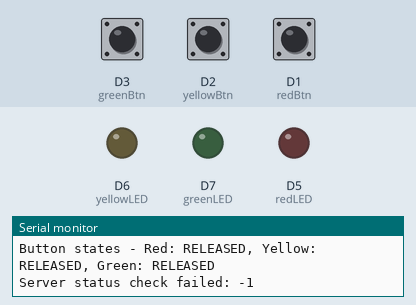
The sketch below on a simulated ESP8266 (NodeMCU). On the bench: output pins drawn as LEDs (lit = HIGH), the last lines printed to the serial monitor. Inputs (shaded band) come from the test bench; at power-on: D3 (greenBtn) HIGH, D2 (yellowBtn) HIGH, D1 (redBtn) HIGH. WiFi joins after 1.5 s; servers stay silent unless stated.

Above: at 5.8 s.
5.9 s: D3 (greenBtn) pulled LOW for 0.15 s
At 7.1 s:
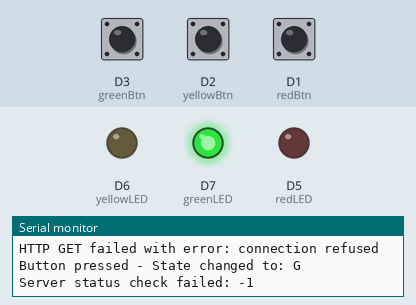
7.5 s: D2 (yellowBtn) pulled LOW for 0.15 s
At 8.7 s:
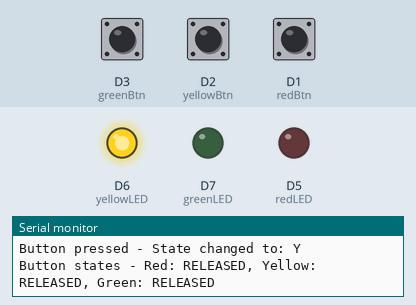
9.1 s: D1 (redBtn) pulled LOW for 1 s
At 10.0 s:
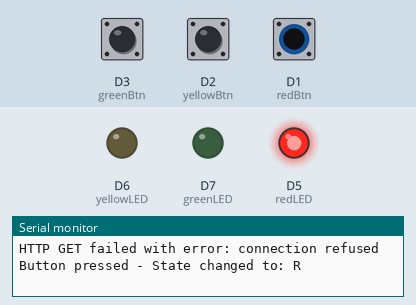
11.6 s: D3 (greenBtn) pulled LOW for 1 s
At 12.2 s:
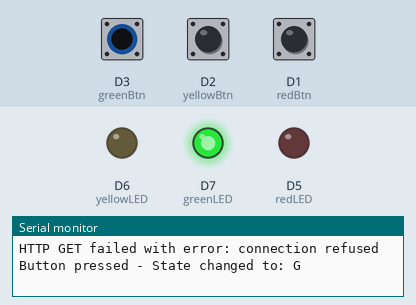
14.1 s: D2 (yellowBtn) pulled LOW for 1 s
At 14.7 s:
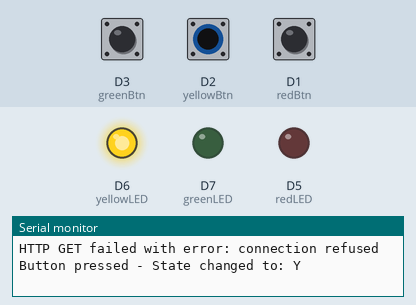
16.6 s: D1 (redBtn) pulled LOW for 1 s
At 17.1 s:
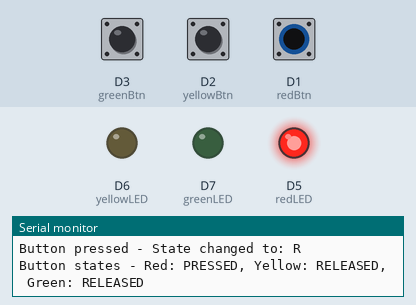
Timing chart, 0 to 19.6 s (numbered marks = the images above; inputs shaded):
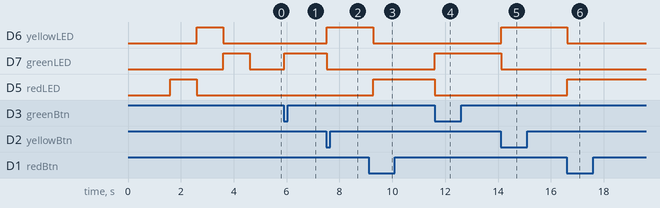

Measured:
- after the input at 5.9 s, D7 (greenLED): LOW → HIGH at once
- after the input at 7.5 s, D6 (yellowLED): LOW → HIGH at once; D7 (greenLED): HIGH → LOW at once
- after the input at 9.1 s, D6 (yellowLED): HIGH → LOW after 0.19 s; D5 (redLED): LOW → HIGH after 0.19 s
- after the input at 11.6 s, D7 (greenLED): LOW → HIGH at once; D5 (redLED): HIGH → LOW at once
- after the input at 14.1 s, D6 (yellowLED): LOW → HIGH at once; D7 (greenLED): HIGH → LOW at once
- after the input at 16.6 s, D6 (yellowLED): HIGH → LOW at once; D5 (redLED): LOW → HIGH at once

The sketch:

sketch_jun2a.ino
```cpp
#include <ESP8266WiFi.h>
#include <ESP8266HTTPClient.h>
#include <WiFiClientSecure.h>

// Wi-Fi credentials
const char* ssid = "Teacher";
const char* password = "2024@Teacher";

// Flask server endpoints
const char* baseFlaskURL = "https://traffic-iot-test.onrender.com";
const char* setEndpoint = "/set";
const char* statusEndpoint = "/api/status";

// LED pins
const int redLED = D5;
const int yellowLED = D6;
const int greenLED = D7;

// Button pins
const int redBtn = D1;
const int yellowBtn = D2;
const int greenBtn = D3;

// State tracking
char currentLEDState = ' '; // Current LED state
char lastSentState = ' ';  // Last state sent to server
String lastServerState = ""; // Last state received from server

// Timing variables
unsigned long lastButtonPress = 0;
unsigned long lastServerCheck = 0;
const unsigned long debounceDelay = 300;
const unsigned long serverCheckInterval = 2000; // Check server every 2 seconds

void setup() {
  Serial.begin(115200);
  delay(100); // Allow serial to initialize

  // Initialize LED pins
  pinMode(redLED, OUTPUT);
  pinMode(yellowLED, OUTPUT);
  pinMode(greenLED, OUTPUT);

  // Initialize button pins
  pinMode(redBtn, INPUT_PULLUP);
  pinMode(yellowBtn, INPUT_PULLUP);
  pinMode(greenBtn, INPUT_PULLUP);

  // Turn off all LEDs initially
  digitalWrite(redLED, LOW);
  digitalWrite

(yellowLED, LOW);
  digitalWrite(greenLED, LOW);

  // Connect to Wi-Fi
  Serial.print("Connecting to WiFi: ");
  WiFi.begin(ssid, password);
  while (WiFi.status() != WL_CONNECTED) {
    delay(500);
    Serial.print(".");
  }
  Serial.println("\nConnected! IP address: ");
  Serial.println(WiFi.localIP());
  Serial.println("System ready. Testing LEDs...");

  // LED test
  Serial.println("Testing Red LED...");
  digitalWrite(redLED, HIGH);
  delay(1000);
  digitalWrite(redLED, LOW);
  Serial.println("Testing Yellow LED...");
  digitalWrite(yellowLED, HIGH);
  delay(1000);
  digitalWrite(yellowLED, LOW);
  Serial.println("Testing Green LED...");
  digitalWrite(greenLED, HIGH);
  delay(1000);
  digitalWrite(greenLED, LOW);
  Serial.println("LED test complete. Press buttons to control traffic lights.");
}

void loop() {
  // Check for manual button presses
  char buttonState = getManualState();

  // Handle button press (ESP8266 overrides server)
  if (buttonState != ' ' && buttonState != lastSentState && (millis() - lastButtonPress) > debounceDelay) {
    lastSentState = buttonState;
    lastButtonPress = millis();
    setLEDState(buttonState);
    currentLEDState = buttonState;
    sendStateToServer(buttonState);
    Serial.print("Button pressed - State changed to: ");
    Serial.println(buttonState);
  }

  // Periodically check server for updates
  if (millis() - lastServerCheck > serverCheckInterval) {
    checkServerState();
    lastServerCheck = millis();
  }

  delay(50); // Small delay for stability
}

char getManualState() {
  // Read button states (LOW when pressed due to INPUT_PULLUP)
  bool redPressed = digitalRead(redBtn) == LOW;
  bool yellowPressed = digitalRead(yellowBtn) == LOW;
  bool greenPressed = digitalRead(greenBtn) == LOW;

  // Debug button states periodically
  static unsigned long lastDebug = 0;
  if (millis() - lastDebug > 3000) {
    Serial.print("Button states - Red: ");
    Serial.print(redPressed ? "PRESSED" : "RELEASED");
    Serial.print(", Yellow: ");
    Serial.print(yellowPressed ? "PRESSED" : "RELEASED");
    Serial.print(", Green: ");
    Serial.println(greenPressed ? "PRESSED" : "RELEASED");
    lastDebug = millis();
  }

  if (redPressed) return 'R';
  if (yellowPressed) return 'Y';
  if (greenPressed) return 'G';
  return ' '; // No button pressed
}

void setLEDState(char state) {
  Serial.print("Setting LED state to: ");
  Serial.println(state);

  // Turn off all LEDs
  digitalWrite(redLED, LOW);
  digitalWrite(yellowLED, LOW);
  digitalWrite(greenLED, LOW);
  Serial.println("All LEDs turned OFF");

  // Turn on the appropriate LED
  switch (state) {
    case 'R':
      digitalWrite(redLED, HIGH);
      Serial.print("Red LED set to HIGH on pin D");
      Serial.print(redLED);
      Serial.print(" state: ");
      Serial.println(digitalRead(redLED) ? "HIGH" : "LOW");
      break;
    case 'Y':
      digitalWrite(yellowLED, HIGH);
      Serial.print("Yellow LED set to HIGH on pin D");
      Serial.print(yellowLED);
      Serial.print(" state: ");
      Serial.println(digitalRead(yellowLED) ? "HIGH" : "LOW");
      break;
    case 'G':
      digitalWrite(greenLED, HIGH);
      Serial.print("Green LED set to HIGH on pin D");
      Serial.print(greenLED);
      Serial.print(" state: ");
      Serial.println(digitalRead(greenLED) ? "HIGH" : "LOW");
      break;
    default:
      Serial.println("All LEDs OFF (default case)");
      break;
  }
}

String extractJsonValue(String json, String key) {
  String searchKey = "\"" + key + "\":";
  int startIndex = json.indexOf(searchKey);
  if (startIndex == -1) return "";

  startIndex += searchKey.length();
  // Skip whitespace
  while (startIndex < json.length() && (json.charAt(startIndex) == ' ' || json.charAt(startIndex) == '\t')) {
    startIndex++;
  }

  // Handle string values
  if (json.charAt(startIndex) == '"') {
    startIndex++; // Skip opening quote
    int endIndex = json.indexOf('"', startIndex);
    if (endIndex == -1) return "";
    return json.substring(startIndex, endIndex);
  }

  // Handle non-string values
  int endIndex = startIndex;
  while (endIndex < json.length() && json.charAt(endIndex) != ',' && json.charAt(endIndex) != '}') {
    endIndex++;
  }
  return json.substring(startIndex, endIndex);
}

void checkServerState() {
  if (WiFi.status() != WL_CONNECTED) {
    Serial.println("WiFi disconnected during server check");
    return;
  }

  String url = String(baseFlaskURL) + statusEndpoint;
  WiFiClientSecure client;
  client.setInsecure(); // For testing; use proper certificates in production
  HTTPClient https;
  https.setTimeout(5000);

  if (https.begin(client, url)) {
    https.addHeader("User-Agent", "ESP8266-TrafficController/1.0");
    int httpCode = https.GET();
    if (httpCode == HTTP_CODE_OK) {
      String payload = https.getString();
      String serverState = extractJsonValue(payload, "light");
      String source = extractJsonValue(payload, "source");

      Serial.print("Server response: ");
      Serial.println(payload);
      Serial.print("Parsed state: ");
      Serial.print(serverState);
      Serial.print(", source: ");
      Serial.println(source);

      // Update LEDs only if command is from web and different from current state
      if (source == "web" && serverState != lastServerState) {
        lastServerState = serverState;
        char newState = ' ';
        if (serverState == "R") newState = 'R';
        else if (serverState == "Y") newState = 'Y';
        else if (serverState == "G") newState = 'G';
        else if (serverState == "OFF") newState = ' ';

        if (newState != currentLEDState) {
          setLEDState(newState);
          currentLEDState = newState;
          Serial.print("Remote command received - LED state changed to: ");
          Serial.println(serverState);
        }
      }
    } else {
      Serial.print("Server status check failed: ");
      Serial.println(httpCode);
    }
    https.end();
  } else {
    Serial.println("Failed to initialize HTTPS connection");
  }
}

void sendStateToServer(char state) {
  if (WiFi.status() != WL_CONNECTED) {
    Serial.println("WiFi disconnected! Attempting to reconnect...");
    WiFi.begin(ssid, password);
    int attempts = 0;
    while (WiFi.status() != WL_CONNECTED && attempts < 10) {
      delay(500);
      Serial.print(".");
      attempts++;
    }
    if (WiFi.status() != WL_CONNECTED) {
      Serial.println("Failed to reconnect to WiFi");
      return;
    }
    Serial.println("WiFi reconnected");
  }

  String url = String(baseFlaskURL) + setEndpoint + "/" + state;
  Serial.print("Sending to server: ");
  Serial.println(url);

  WiFiClientSecure client;
  client.setInsecure(); // For testing; use proper certificates in production
  HTTPClient https;
  https.setTimeout(10000);

  if (https.begin(client, url)) {
    https.addHeader("User-Agent", "ESP8266-TrafficController/1.0");
    int httpCode = https.GET();
    if (httpCode > 0) {
      Serial.print("HTTP Response: ");
      Serial.println(httpCode);
      if (httpCode == HTTP_CODE_OK) {
        String payload = https.getString();
        Serial.print("Server response: ");
        Serial.println(payload);
        // Update lastServerState
        if (state == 'R') lastServerState = "R";
        else if (state == 'Y') lastServerState = "Y";
        else if (state == 'G') lastServerState = "G";
        else lastServerState = "OFF";
      } else {
        Serial.print("HTTP Error: ");
        Serial.println(httpCode);
      }
    } else {
      Serial.print("HTTP GET failed with error: ");
      Serial.println(https.errorToString(httpCode));
    }
    https.end();
  } else {
    Serial.println("Failed to initialize HTTPS connection");
  }

  delay(100); // Small delay after HTTP request
}
```
